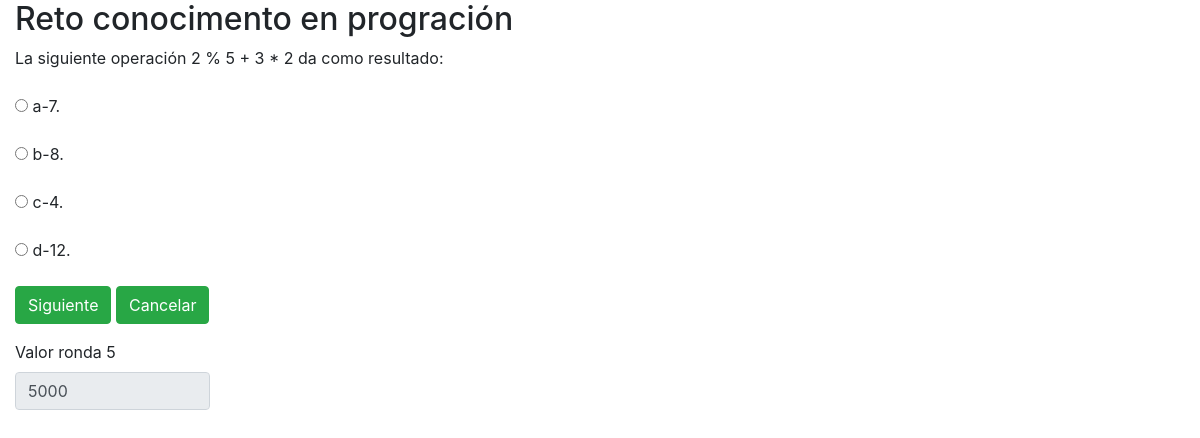
Page /view/frmRonda5.php on the committed database.
### tables this page shows
CREATE TABLE `pregunta` (
  `id` int(11) NOT NULL,
  `categoria` int(11) NOT NULL,
  `descripcion` varchar(2000) NOT NULL,
  `solucion` varchar(10) DEFAULT NULL
);

CREATE TABLE `opcion` (
  `id` int(10) NOT NULL,
  `idPregunta` int(11) NOT NULL,
  `idCategoria` int(11) NOT NULL,
  `op1` varchar(2000) DEFAULT NULL,
  `op2` varchar(2000) DEFAULT NULL,
  `op3` varchar(2000) DEFAULT NULL,
  `op4` varchar(2000) DEFAULT NULL
);

### db/conectar.php (called while the page is built, shortened)
<?php
    class Conectar {
        private $host;
        private $db;
        private $user;
        private $password;
        private $charset;
        public function __construct(){
            $this->host = SERVIDOR;
            $this->db = NAMEDB;
            $this->user = USER;
            $this->password = PASSWORD;
            $this->charset = CHARSET;
        }
        function connect(){
            try {
                $conexion="mysql:host=".$this->host.";dbname=".$this->db.";charset"
            .$this->charset;
                $options = [
                    PDO::ATTR_ERRMODE => PDO::ERRMODE_EXCEPTION,
                    PDO::ATTR_EMULATE_PREPARES => false,
                    PDO::ATTR_PERSISTENT => true
                ];
                $pdo = new PDO($conexion, $this->user, $this->password, $options);
                return $pdo;
            } catch(PDOExcepcion $e) {
    ?>
                <script>alert('Hay Problemas para realizar la conexión')</script>
    <?php
            }
        }
    }
?>

### view/frmRonda5.php (the view, shortened to what this page needs)
<!DOCTYPE html>
<html lang="en">
    <head>
        <link rel="stylesheet" href="https://stackpath.bootstrapcdn.com/bootstrap/4.1.3/css/bootstrap.min.css">
    </head>
    <body>
        <?php
        require('../db/conectar.php');
        $conexionDB = new conectar();
        $valor = 5000;
        $rand =rand(1,5);
        $ronda = 5;
            $sql1 = "SELECT descripcion, solucion from pregunta WHERE id = '$rand' AND categoria = '$ronda';";
            $sql1 = $conexionDB->connect()->prepare($sql1);
            $sql1->execute();
            $results1 = $sql1->fetchAll(PDO::FETCH_ASSOC);
            $sql = "SELECT op1,op2,op3,op4 FROM opcion
            WHERE idPregunta ='$rand' AND idCategoria = '$ronda';
            ";
            $sql = $conexionDB->connect()->prepare($sql);
            $sql->execute();
            $results = $sql->fetchAll(PDO::FETCH_ASSOC);
                $valor =isset($_GET['valor']) + $valor;
        ?>
<div class="container-fluid">
    <div class="row" id="map_section">
        <div class="col-12">
        <h2>Reto conocimento en progración</h2>
            <form action="../controller/ctrRonda.php" method="post">
                <div class="form-group ">
                    <label><?php echo $results1[0]['descripcion']; ?></label>
                </div>
                <div class="form-group ">
                    <input type="radio" id="a" name="op" value="a" >
                    <label for="b"><?php echo $results[0]['op1']; ?></label>
                </div>
                <div class="form-group ">
                    <input type="radio" id="a" name="op" value="b" >
                    <label for="b"><?php echo $results[0]['op2']; ?></label>
                </div>
                <div class="form-group ">
                    <input type="radio" id="a" name="op" value="c" >
                    <label for="c"><?php echo $results[0]['op3']; ?></label>
                </div>
                <div class="form-group ">
                    <input type="radio" id="a" name="op" value="d" >
                    <label for="d"><?php echo $results[0]['op4']; ?></label>
                </div>
                <div class="form-group row-md-2">
                    <button class="btn btn-success" name="btnSiguiente">Siguiente</button>
                    <button class="btn btn-success" name="btnCancelar">Cancelar</button>
                </div>
                <label>Valor ronda <?php echo $ronda;?></label>
                <input class="form-control col-2" type="text" name="valor" value='<?php echo $valor?>' readonly>
            </form>
        </div>
    </div>
</div>
    </body>
</html>

### rows in the picture
pregunta: descripcion "La siguiente operación 2 % 5 + 3 * 2 da como resultado:"
opcion: op1 "a-7.", op2 "b-8.", op3 "c-4.", op4 "d-12."

### other values in the picture
$ronda "5"
